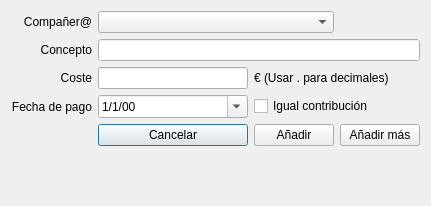
<?xml version="1.0" encoding="UTF-8"?>
<ui version="4.0">
 <class>TicketDialog</class>
 <widget class="QDialog" name="TicketDialog">
  <property name="geometry">
   <rect>
    <x>0</x>
    <y>0</y>
    <width>431</width>
    <height>206</height>
   </rect>
  </property>
  <property name="windowTitle">
   <string>Añadir ticket</string>
  </property>
  <layout class="QGridLayout" name="gridLayout">
   <item row="0" column="0">
    <widget class="QLabel" name="label">
     <property name="text">
      <string>Compañer@</string>
     </property>
     <property name="alignment">
      <set>Qt::AlignRight|Qt::AlignTrailing|Qt::AlignVCenter</set>
     </property>
    </widget>
   </item>
   <item row="0" column="1" colspan="2">
    <widget class="QComboBox" name="comboBox"/>
   </item>
   <item row="1" column="0">
    <widget class="QLabel" name="concepto_label">
     <property name="text">
      <string>Concepto</string>
     </property>
     <property name="alignment">
      <set>Qt::AlignRight|Qt::AlignTrailing|Qt::AlignVCenter</set>
     </property>
    </widget>
   </item>
   <item row="1" column="1" colspan="3">
    <widget class="QLineEdit" name="conceptLineEdit">
     <property name="autoFillBackground">
      <bool>true</bool>
     </property>
     <property name="locale">
      <locale language="Spanish" country="Spain"/>
     </property>
     <property name="maxLength">
      <number>256</number>
     </property>
    </widget>
   </item>
   <item row="2" column="0">
    <widget class="QLabel" name="label_3">
     <property name="text">
      <string>Coste</string>
     </property>
     <property name="alignment">
      <set>Qt::AlignRight|Qt::AlignTrailing|Qt::AlignVCenter</set>
     </property>
    </widget>
   </item>
   <item row="2" column="1">
    <widget class="QLineEdit" name="costLineEdit"/>
   </item>
   <item row="2" column="2" colspan="2">
    <widget class="QLabel" name="label_4">
     <property name="text">
      <string>€ (Usar . para decimales)</string>
     </property>
    </widget>
   </item>
   <item row="3" column="0">
    <widget class="QLabel" name="label_2">
     <property name="text">
      <string>Fecha de pago</string>
     </property>
     <property name="alignment">
      <set>Qt::AlignRight|Qt::AlignTrailing|Qt::AlignVCenter</set>
     </property>
    </widget>
   </item>
   <item row="3" column="1">
    <widget class="QDateEdit" name="dateEdit">
     <property name="contextMenuPolicy">
      <enum>Qt::DefaultContextMenu</enum>
     </property>
     <property name="correctionMode">
      <enum>QAbstractSpinBox::CorrectToNearestValue</enum>
     </property>
     <property name="displayFormat">
      <string>d/M/yy</string>
     </property>
     <property name="calendarPopup">
      <bool>true</bool>
     </property>
    </widget>
   </item>
   <item row="4" column="1">
    <widget class="QPushButton" name="cancel_Button">
     <property name="text">
      <string>Cancelar</string>
     </property>
    </widget>
   </item>
   <item row="4" column="2">
    <widget class="QPushButton" name="add_Button">
     <property name="text">
      <string>Añadir</string>
     </property>
    </widget>
   </item>
   <item row="4" column="3">
    <widget class="QPushButton" name="addMore_Button">
     <property name="text">
      <string>Añadir más</string>
     </property>
    </widget>
   </item>
   <item row="5" column="0" colspan="4">
    <widget class="QLabel" name="errorLabel">
     <property name="enabled">
      <bool>true</bool>
     </property>
     <property name="palette">
      <palette>
       <active>
        <colorrole role="WindowText">
         <brush brushstyle="SolidPattern">
          <color alpha="255">
           <red>255</red>
           <green>0</green>
           <blue>0</blue>
          </color>
         </brush>
        </colorrole>
       </active>
       <inactive>
        <colorrole role="WindowText">
         <brush brushstyle="SolidPattern">
          <color alpha="255">
           <red>255</red>
           <green>0</green>
           <blue>0</blue>
          </color>
         </brush>
        </colorrole>
       </inactive>
       <disabled>
        <colorrole role="WindowText">
         <brush brushstyle="SolidPattern">
          <color alpha="255">
           <red>132</red>
           <green>132</green>
           <blue>132</blue>
          </color>
         </brush>
        </colorrole>
       </disabled>
      </palette>
     </property>
     <property name="layoutDirection">
      <enum>Qt::LeftToRight</enum>
     </property>
     <property name="locale">
      <locale language="Spanish" country="Spain"/>
     </property>
     <property name="text">
      <string/>
     </property>
     <property name="alignment">
      <set>Qt::AlignCenter</set>
     </property>
    </widget>
   </item>
   <item row="3" column="2" colspan="2">
    <widget class="QCheckBox" name="contributionCheckBox">
     <property name="text">
      <string>Igual contribución</string>
     </property>
    </widget>
   </item>
  </layout>
 </widget>
 <resources/>
 <connections>
  <connection>
   <sender>cancel_Button</sender>
   <signal>clicked()</signal>
   <receiver>TicketDialog</receiver>
   <slot>reject()</slot>
   <hints>
    <hint type="sourcelabel">
     <x>232</x>
     <y>167</y>
    </hint>
    <hint type="destinationlabel">
     <x>43</x>
     <y>193</y>
    </hint>
   </hints>
  </connection>
  <connection>
   <sender>add_Button</sender>
   <signal>clicked()</signal>
   <receiver>TicketDialog</receiver>
   <slot>addTicket()</slot>
   <hints>
    <hint type="sourcelabel">
     <x>323</x>
     <y>167</y>
    </hint>
    <hint type="destinationlabel">
     <x>155</x>
     <y>180</y>
    </hint>
   </hints>
  </connection>
  <connection>
   <sender>addMore_Button</sender>
   <signal>clicked()</signal>
   <receiver>TicketDialog</receiver>
   <slot>addMoreTickets()</slot>
   <hints>
    <hint type="sourcelabel">
     <x>421</x>
     <y>167</y>
    </hint>
    <hint type="destinationlabel">
     <x>330</x>
     <y>167</y>
    </hint>
   </hints>
  </connection>
  <connection>
   <sender>contributionCheckBox</sender>
   <signal>clicked()</signal>
   <receiver>TicketDialog</receiver>
   <slot>changeContribution()</slot>
   <hints>
    <hint type="sourcelabel">
     <x>374</x>
     <y>116</y>
    </hint>
    <hint type="destinationlabel">
     <x>427</x>
     <y>105</y>
    </hint>
   </hints>
  </connection>
 </connections>
 <slots>
  <slot>addTicket()</slot>
  <slot>addMoreTickets()</slot>
  <slot>changeContribution()</slot>
 </slots>
</ui>
